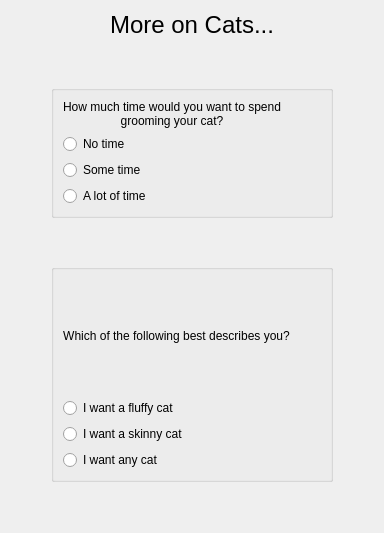
     <widget class="QWidget" name="catFollowups">
      <layout class="QVBoxLayout" name="verticalLayout_62">
       <item>
        <widget class="QLabel" name="label_4">
         <property name="font">
          <font>
           <pointsize>18</pointsize>
          </font>
         </property>
         <property name="text">
          <string>More on Cats...</string>
         </property>
         <property name="alignment">
          <set>Qt::AlignCenter</set>
         </property>
        </widget>
       </item>
       <item>
        <layout class="QHBoxLayout" name="horizontalLayout_10">
         <item>
          <spacer name="horizontalSpacer_7">
           <property name="orientation">
            <enum>Qt::Horizontal</enum>
           </property>
           <property name="sizeHint" stdset="0">
            <size>
             <width>40</width>
             <height>20</height>
            </size>
           </property>
          </spacer>
         </item>
         <item>
          <layout class="QVBoxLayout" name="verticalLayout_49">
           <item>
            <spacer name="verticalSpacer_7">
             <property name="orientation">
              <enum>Qt::Vertical</enum>
             </property>
             <property name="sizeHint" stdset="0">
              <size>
               <width>20</width>
               <height>40</height>
              </size>
             </property>
            </spacer>
           </item>
           <item>
            <widget class="QGroupBox" name="groupBox_13">
             <property name="title">
              <string/>
             </property>
             <layout class="QVBoxLayout" name="verticalLayout_51">
              <item>
               <layout class="QHBoxLayout" name="horizontalLayout_22">
                <item>
                 <layout class="QVBoxLayout" name="verticalLayout_52">
                  <item>
                   <widget class="QLabel" name="label_19">
                    <property name="text">
                     <string>How much time would you want to spend 
grooming your cat?</string>
                    </property>
                    <property name="alignment">
                     <set>Qt::AlignCenter</set>
                    </property>
                   </widget>
                  </item>
                  <item>
                   <widget class="QRadioButton" name="notime">
                    <property name="text">
                     <string>No time</string>
                    </property>
                   </widget>
                  </item>
                  <item>
                   <widget class="QRadioButton" name="sometime">
                    <property name="text">
                     <string>Some time</string>
                    </property>
                   </widget>
                  </item>
                  <item>
                   <widget class="QRadioButton" name="alotTime">
                    <property name="text">
                     <string>A lot of time</string>
                    </property>
                   </widget>
                  </item>
                 </layout>
                </item>
                <item>
                 <spacer name="horizontalSpacer_38">
                  <property name="orientation">
                   <enum>Qt::Horizontal</enum>
                  </property>
                  <property name="sizeHint" stdset="0">
                   <size>
                    <width>40</width>
                    <height>20</height>
                   </size>
                  </property>
                 </spacer>
                </item>
               </layout>
              </item>
             </layout>
            </widget>
           </item>
           <item>
            <spacer name="verticalSpacer_8">
             <property name="orientation">
              <enum>Qt::Vertical</enum>
             </property>
             <property name="sizeHint" stdset="0">
              <size>
               <width>20</width>
               <height>40</height>
              </size>
             </property>
            </spacer>
           </item>
           <item>
            <widget class="QGroupBox" name="groupBox_14">
             <property name="title">
              <string/>
             </property>
             <layout class="QVBoxLayout" name="verticalLayout_53">
              <item>
               <layout class="QHBoxLayout" name="horizontalLayout_23">
                <item>
                 <layout class="QVBoxLayout" name="verticalLayout_54">
                  <item>
                   <widget class="QLabel" name="label_20">
                    <property name="text">
                     <string>Which of the following best describes you?</string>
                    </property>
                    <property name="alignment">
                     <set>Qt::AlignCenter</set>
                    </property>
                   </widget>
                  </item>
                  <item>
                   <widget class="QRadioButton" name="fluffyCat">
                    <property name="text">
                     <string>I want a fluffy cat</string>
                    </property>
                   </widget>
                  </item>
                  <item>
                   <widget class="QRadioButton" name="skinnyCat">
                    <property name="text">
                     <string>I want a skinny cat</string>
                    </property>
                   </widget>
                  </item>
                  <item>
                   <widget class="QRadioButton" name="anyCat">
                    <property name="text">
                     <string>I want any cat</string>
                    </property>
                   </widget>
                  </item>
                 </layout>
                </item>
                <item>
                 <spacer name="horizontalSpacer_40">
                  <property name="orientation">
                   <enum>Qt::Horizontal</enum>
                  </property>
                  <property name="sizeHint" stdset="0">
                   <size>
                    <width>13</width>
                    <height>191</height>
                   </size>
                  </property>
                 </spacer>
                </item>
               </layout>
              </item>
             </layout>
            </widget>
           </item>
           <item>
            <spacer name="verticalSpacer_9">
             <property name="orientation">
              <enum>Qt::Vertical</enum>
             </property>
             <property name="sizeHint" stdset="0">
              <size>
               <width>20</width>
               <height>40</height>
              </size>
             </property>
            </spacer>
           </item>
          </layout>
         </item>
         <item>
          <spacer name="horizontalSpacer_8">
           <property name="orientation">
            <enum>Qt::Horizontal</enum>
           </property>
           <property name="sizeHint" stdset="0">
            <size>
             <width>40</width>
             <height>20</height>
            </size>
           </property>
          </spacer>
         </item>
        </layout>
       </item>
      </layout>
     </widget>
